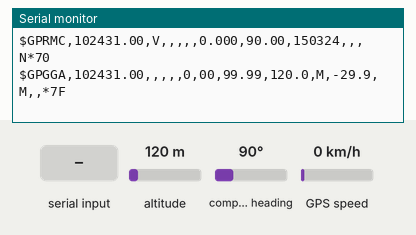
Bench run of a sketch on a simulated Arduino Mega 2560, built for the host (arithmetic inside an expression is 32-bit, double 64-bit). Parts: the last lines printed to the serial monitor. Inputs (shaded band) come from the test bench; at power-on: altitude 120 m, GPS speed 0 km/h, compass heading 90°. The GPS gets a fix after 3 s at 37.7749, -122.4194 with 8 satellites.

Above: at 1.2 s.
1.3 s: altitude set to 20 m
At 2.7 s:
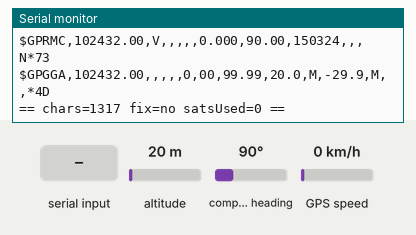
3.5 s: "1" received over the second serial link
At 4.4 s:
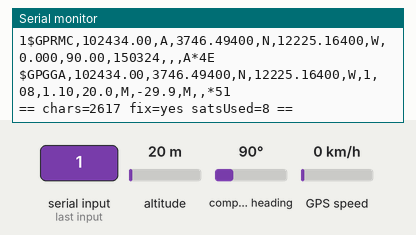
5.5 s: GPS speed set to 2 km/h
At 7.6 s:
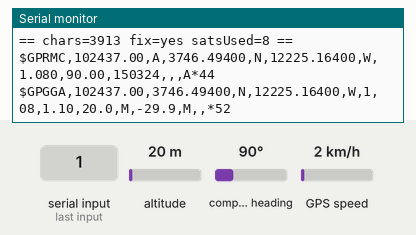
9.5 s: compass heading set to 7°
At 10.8 s:
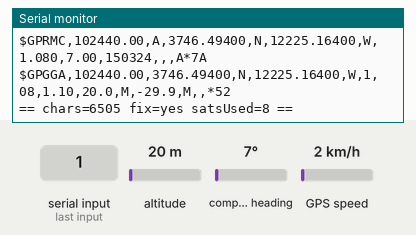
11.0 s: compass heading set to 352°
At 11.8 s:
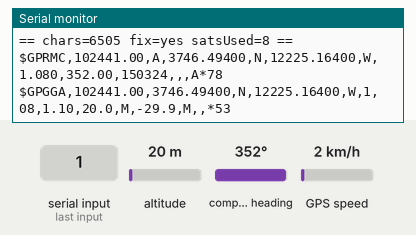
15.1 s: altitude set to 250 m
At 19.3 s:
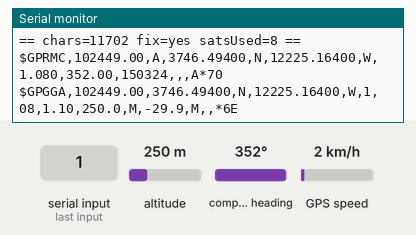

Measured:
- after the input at 1.3 s, the serial monitor: prints a new line after 0.71 s (image 1)
- after the input at 3.5 s, the serial monitor: prints a new line at once (image 2)
- after the input at 5.5 s, the serial monitor: prints a new line after 0.50 s (image 3)
- after the input at 9.5 s, the serial monitor: prints a new line after 0.50 s (image 4)
- after the input at 11.0 s, the serial monitor: prints a new line at once (image 5)
- after the input at 15.1 s, the serial monitor: prints a new line after 0.91 s (image 6)

The sketch:

m1_gps.ino
```cpp
// Milestone 1 — Air530 GPS bring-up on the Wio Terminal (orbital-density project).
// Reads NMEA from Serial1 @ 9600, echoes raw sentences + a TinyGPS++ summary.
//
// WIRING: the Wio's hardware UART (Serial1) is on the 40-pin HEADER, not a Grove
// port. Connect the GPS to:
//   GPS TX  -> header pin 10 (BCM15 / RXD / Serial1 RX)
//   GPS RX  -> header pin  8 (BCM14 / TXD)          [optional]
//   GPS VCC -> header pin  1 (3V3)  |  GPS GND -> header pin 6 (GND)
// (The D0/D1 Grove port has no usable hardware UART.)
//
// FQBN: Seeeduino:samd:seeed_wio_terminal

#include <TinyGPSPlus.h>

TinyGPSPlus gps;
uint32_t lastPrint = 0;

void setup() {
  Serial.begin(115200);
  Serial1.begin(9600);
}

void loop() {
  while (Serial1.available()) {
    char c = Serial1.read();
    gps.encode(c);
    Serial.write(c);
  }
  if (millis() - lastPrint >= 2000) {
    lastPrint = millis();
    Serial.print("\n== chars="); Serial.print(gps.charsProcessed());
    Serial.print(" fix="); Serial.print(gps.location.isValid() ? "yes" : "no");
    Serial.print(" satsUsed="); Serial.print(gps.satellites.isValid() ? (int)gps.satellites.value() : -1);
    Serial.println(" ==");
  }
}
```
